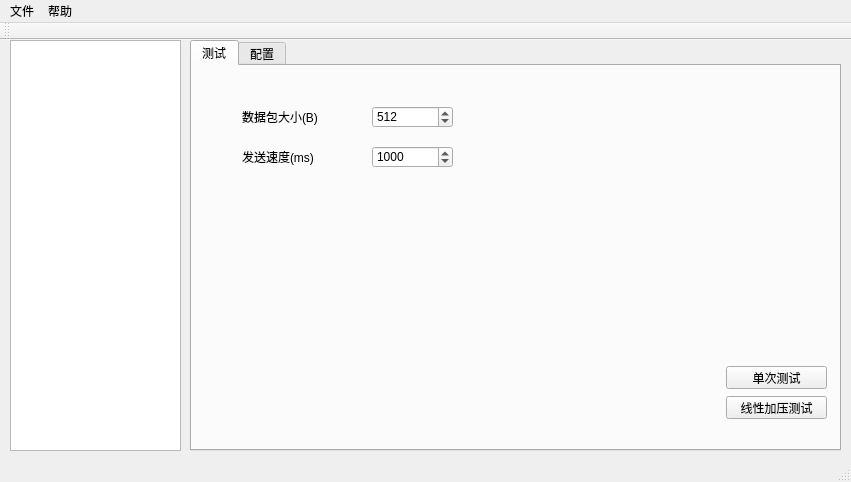
<?xml version="1.0" encoding="UTF-8"?>
<ui version="4.0">
 <class>MainWindow</class>
 <widget class="QMainWindow" name="MainWindow">
  <property name="geometry">
   <rect>
    <x>0</x>
    <y>0</y>
    <width>851</width>
    <height>482</height>
   </rect>
  </property>
  <property name="windowTitle">
   <string>MainWindow</string>
  </property>
  <widget class="QWidget" name="centralWidget">
   <widget class="QListWidget" name="listWidget">
    <property name="geometry">
     <rect>
      <x>10</x>
      <y>0</y>
      <width>171</width>
      <height>411</height>
     </rect>
    </property>
   </widget>
   <widget class="QTabWidget" name="tabWidget">
    <property name="geometry">
     <rect>
      <x>190</x>
      <y>0</y>
      <width>651</width>
      <height>411</height>
     </rect>
    </property>
    <property name="currentIndex">
     <number>0</number>
    </property>
    <widget class="QWidget" name="tab">
     <attribute name="title">
      <string>测试</string>
     </attribute>
     <widget class="QPushButton" name="pushButton_runTestOnce">
      <property name="geometry">
       <rect>
        <x>534</x>
        <y>300</y>
        <width>101</width>
        <height>23</height>
       </rect>
      </property>
      <property name="text">
       <string>单次测试</string>
      </property>
     </widget>
     <widget class="QLabel" name="label">
      <property name="geometry">
       <rect>
        <x>50</x>
        <y>40</y>
        <width>91</width>
        <height>21</height>
       </rect>
      </property>
      <property name="text">
       <string>数据包大小(B)</string>
      </property>
     </widget>
     <widget class="QSpinBox" name="spinBox_packetSize">
      <property name="geometry">
       <rect>
        <x>180</x>
        <y>40</y>
        <width>81</width>
        <height>22</height>
       </rect>
      </property>
      <property name="minimum">
       <number>0</number>
      </property>
      <property name="maximum">
       <number>1446</number>
      </property>
      <property name="value">
       <number>512</number>
      </property>
     </widget>
     <widget class="QLabel" name="label_2">
      <property name="geometry">
       <rect>
        <x>50</x>
        <y>80</y>
        <width>71</width>
        <height>21</height>
       </rect>
      </property>
      <property name="text">
       <string>发送速度(ms)</string>
      </property>
     </widget>
     <widget class="QSpinBox" name="spinBox_txSpeed">
      <property name="geometry">
       <rect>
        <x>180</x>
        <y>80</y>
        <width>81</width>
        <height>22</height>
       </rect>
      </property>
      <property name="minimum">
       <number>1</number>
      </property>
      <property name="maximum">
       <number>3000</number>
      </property>
      <property name="value">
       <number>1000</number>
      </property>
     </widget>
     <widget class="QPushButton" name="pushButton_runTestLC">
      <property name="geometry">
       <rect>
        <x>534</x>
        <y>330</y>
        <width>101</width>
        <height>23</height>
       </rect>
      </property>
      <property name="text">
       <string>线性加压测试</string>
      </property>
      <property name="checkable">
       <bool>false</bool>
      </property>
      <property name="checked">
       <bool>false</bool>
      </property>
      <property name="autoExclusive">
       <bool>false</bool>
      </property>
      <property name="autoDefault">
       <bool>false</bool>
      </property>
      <property name="default">
       <bool>false</bool>
      </property>
      <property name="flat">
       <bool>false</bool>
      </property>
     </widget>
    </widget>
    <widget class="QWidget" name="tab_2">
     <attribute name="title">
      <string>配置</string>
     </attribute>
    </widget>
   </widget>
  </widget>
  <widget class="QMenuBar" name="menuBar">
   <property name="geometry">
    <rect>
     <x>0</x>
     <y>0</y>
     <width>851</width>
     <height>23</height>
    </rect>
   </property>
   <widget class="QMenu" name="menu_F">
    <property name="title">
     <string>文件</string>
    </property>
    <addaction name="action_new"/>
    <addaction name="action_open"/>
    <addaction name="separator"/>
    <addaction name="action_quit"/>
   </widget>
   <widget class="QMenu" name="menu">
    <property name="title">
     <string>帮助</string>
    </property>
    <addaction name="action_about"/>
   </widget>
   <addaction name="menu_F"/>
   <addaction name="menu"/>
  </widget>
  <widget class="QToolBar" name="mainToolBar">
   <attribute name="toolBarArea">
    <enum>TopToolBarArea</enum>
   </attribute>
   <attribute name="toolBarBreak">
    <bool>false</bool>
   </attribute>
  </widget>
  <widget class="QStatusBar" name="statusBar"/>
  <action name="action_new">
   <property name="text">
    <string>新建</string>
   </property>
  </action>
  <action name="action_open">
   <property name="text">
    <string>打开</string>
   </property>
  </action>
  <action name="action_quit">
   <property name="text">
    <string>退出</string>
   </property>
  </action>
  <action name="action_about">
   <property name="text">
    <string>关于</string>
   </property>
  </action>
 </widget>
 <layoutdefault spacing="6" margin="11"/>
 <resources/>
 <connections>
  <connection>
   <sender>action_quit</sender>
   <signal>triggered()</signal>
   <receiver>MainWindow</receiver>
   <slot>close()</slot>
   <hints>
    <hint type="sourcelabel">
     <x>-1</x>
     <y>-1</y>
    </hint>
    <hint type="destinationlabel">
     <x>199</x>
     <y>149</y>
    </hint>
   </hints>
  </connection>
 </connections>
</ui>
